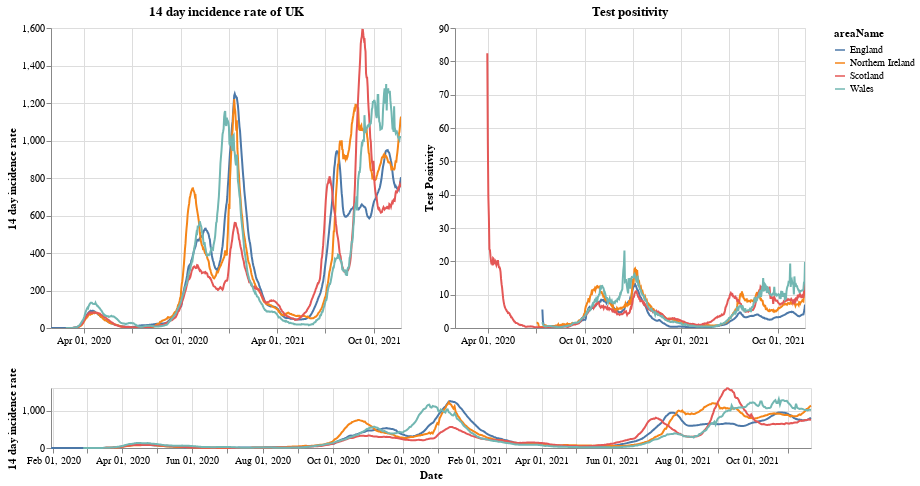

Notebook code cell kept with this figure:
### Markdown cell above
# Plots

First a plot with each country in the UK. The top right shows the positivity rate for (which is the percentage of registered tests which were positive) while the top left is the 14 day incidence rate. The bottom chart can be used to select the timeframe (does not work on a mobile device).

### Code cell
#collapse
brush = alt.selection(type='interval', name='DateBrush',encodings=['x'],fields=['Time'])
leg_selection = alt.selection_multi(fields=['areaName'], bind='legend')

base = alt.Chart(uk_cases).mark_line().encode(
    x=alt.X("yearmonthdate(date):T", axis=alt.Axis(title='Date')),
    y=alt.Y("twoWeeklyCasesRate:Q", axis=alt.Axis(title='14 day incidence rate')),
    tooltip=['areaName', 'date','twoWeeklyCasesRate', 'testPositivity'],
    color='areaName',
    opacity=alt.condition(leg_selection, alt.value(2), alt.value(0.1))
).add_selection(leg_selection).properties(width=350)

upper = base.encode(alt.X('yearmonthdate(date):T', axis=alt.Axis(title=''),
                         scale=alt.Scale(domain=brush))
                   ).properties(title=f'14 day incidence rate of UK')
upper_right = upper.encode(alt.Y('testPositivity:Q', axis=alt.Axis(title='Test Positivity'))).properties(title='Test positivity')
lower = base.properties(height=60, width = 760).add_selection(brush)

(upper | upper_right) & lower

### Figure 1 — Vega-Lite specification as saved in the notebook (floating-point values rounded to 4 significant figures; data arrays with more than 128 entries replaced by an {"elided": "..."} marker saying what was removed)
{"config": {"view": {"continuousWidth": 400, "continuousHeight": 300}}, "vconcat": [{"hconcat": [{"mark": "line", "encoding": {"color": {"type": "nominal", "field": "areaName"}, "opacity": {"condition": {"value": 2, "selection": "selector001"}, "value": 0.1}, "tooltip": [{"type": "nominal", "field": "areaName"}, {"type": "temporal", "field": "date"}, {"type": "quantitative", "field": "twoWeeklyCasesRate"}, {"type": "quantitative", "field": "testPositivity"}], "x": {"type": "temporal", "axis": {"title": ""}, "field": "date", "scale": {"domain": {"selection": "DateBrush"}}, "timeUnit": "yearmonthdate"}, "y": {"type": "quantitative", "axis": {"title": "14 day incidence rate"}, "field": "twoWeeklyCasesRate"}}, "selection": {"selector001": {"type": "multi", "fields": ["areaName"], "bind": "legend"}}, "title": "14 day incidence rate of UK", "width": 350}, {"mark": "line", "encoding": {"color": {"type": "nominal", "field": "areaName"}, "opacity": {"condition": {"value": 2, "selection": "selector001"}, "value": 0.1}, "tooltip": [{"type": "nominal", "field": "areaName"}, {"type": "temporal", "field": "date"}, {"type": "quantitative", "field": "twoWeeklyCasesRate"}, {"type": "quantitative", "field": "testPositivity"}], "x": {"type": "temporal", "axis": {"title": ""}, "field": "date", "scale": {"domain": {"selection": "DateBrush"}}, "timeUnit": "yearmonthdate"}, "y": {"type": "quantitative", "axis": {"title": "Test Positivity"}, "field": "testPositivity"}}, "selection": {"selector001": {"type": "multi", "fields": ["areaName"], "bind": "legend"}}, "title": "Test positivity", "width": 350}]}, {"mark": "line", "encoding": {"color": {"type": "nominal", "field": "areaName"}, "opacity": {"condition": {"value": 2, "selection": "selector001"}, "value": 0.1}, "tooltip": [{"type": "nominal", "field": "areaName"}, {"type": "temporal", "field": "date"}, {"type": "quantitative", "field": "twoWeeklyCasesRate"}, {"type": "quantitative", "field": "testPositivity"}], "x": {"type": "temporal", "axis": {"title": "Date"}, "field": "date", "timeUnit": "yearmonthdate"}, "y": {"type": "quantitative", "axis": {"title": "14 day incidence rate"}, "field": "twoWeeklyCasesRate"}}, "height": 60, "selection": {"selector001": {"type": "multi", "fields": ["areaName"], "bind": "legend"}, "DateBrush": {"type": "interval", "encodings": ["x"], "fields": ["Time"]}}, "width": 760}], "data": {"name": "data-d88a004fb2c512929744776dab495603"}, "$schema": "https://vega.github.io/schema/vega-lite/v4.8.1.json", "datasets": {"data-d88a004fb2c512929744776dab495603": {"elided": "2556 records"}}}
